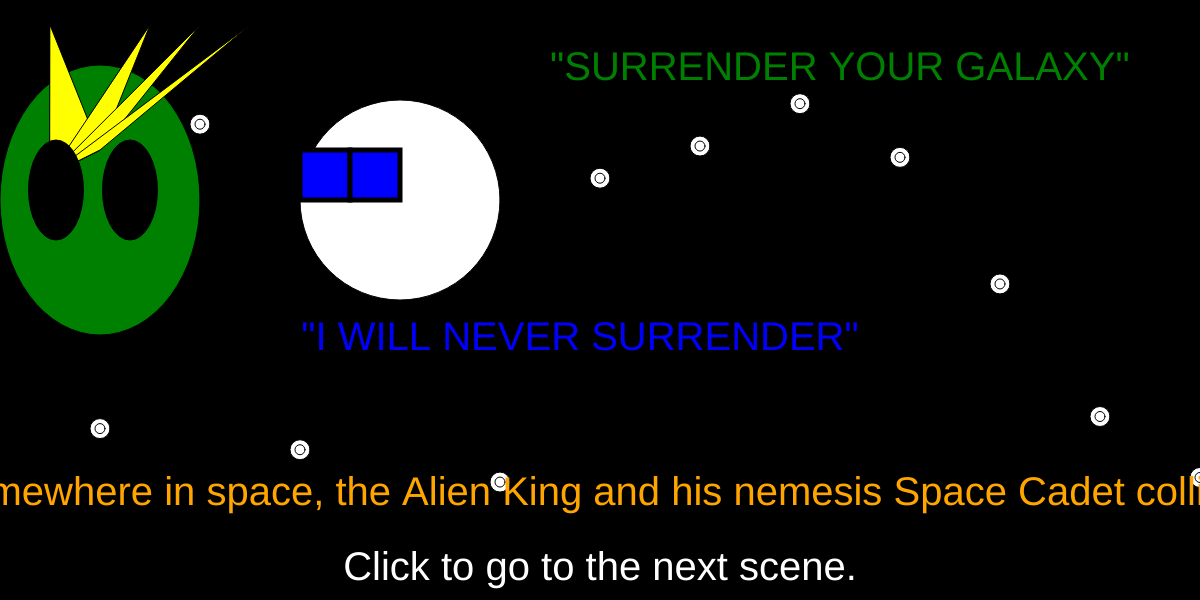
Frame 1 (no input)
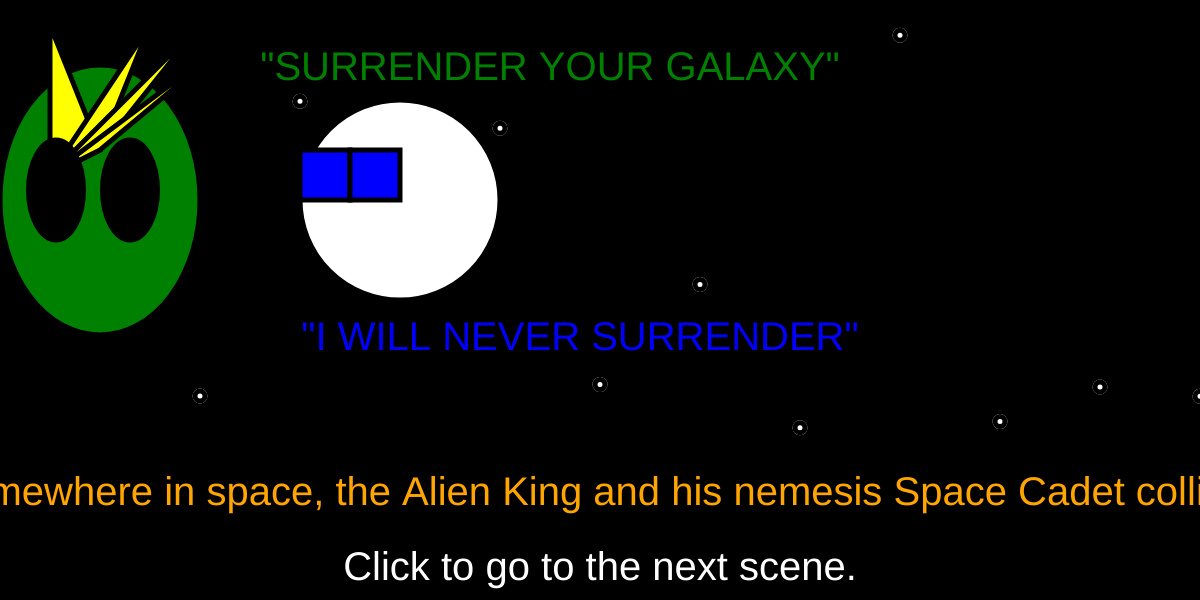
Frame 60 (no input)
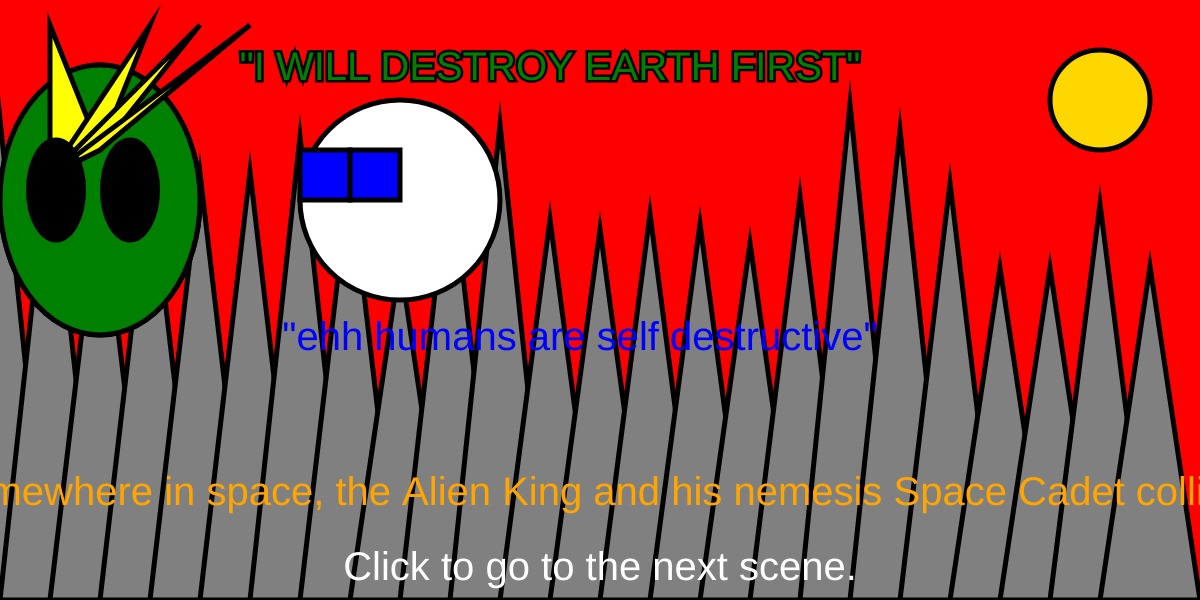
Frame 120 (the mouse pressed at the canvas centre since frame 60)

The p5.js sketch that drew these frames (run headless with seeded random() and noise() and a simulated clock; from frame 60 on, the mouse is pressed at the canvas centre):

// p5.js sketch
// ── sketch.js
var story1 = "Somewhere in space, the Alien King and his nemesis Space Cadet collide!";


// three scenes, space, asteroidbelt, titan

var scene = "space";


function mousePressed() {
    if (scene == "space") {
        scene = "earthdestroyed";
    } else if (scene == "earthdestroyed") {
        scene = "titan";
    } else if (scene == "titan") {
        scene = "space";
    }
}

function alienking(x, y, faceSize, faceHeight, col, greeting) {

    fill(col);
    ellipse(x, y, faceSize, 270);

    // first character Alien King
    fill(col);
    ellipse(x, y, faceSize, 270);

    //alien crown 
    fill('yellow');
    triangle(
        x - 50, x - 75,
        x, y - 50,
        x - 50, y - 25
    );

    triangle(
        x + 50, x - 75,
        x,  y - 50,
        x - 50, y - 25
    );
    triangle(
        x + 100, x - 75,
        x, y - 50,
        x - 50, y - 25
    );
    triangle(
        x + 150, x - 75,
        x, y - 50,
        x - 50, y - 25
    );
    textSize(40);

    //alien eyes
    fill('black');
    ellipse(56, 190, 55, 100);
    ellipse(130, 190, 55, 100);


    fill(col);

    text(greeting, 550, 80);

}

function spacecadet(x, y, faceSize, col,response) {

    fill(col);
    ellipse(400, 200, faceSize);
    fill('blue');
    stroke('black');
    strokeWeight(5);

    //space cadet visor
    rect(x + 200, y - 50, 50, 50); // left visor box
    rect(x + 250, y - 50, 50, 50); // right visor box

    fill('blue');
    noStroke();
    textAlign(CENTER);
    text(response, 580, 350);



}

function setup() {
    createCanvas(windowWidth, 600);
}


function draw() {
    // set the setting
    if (scene == "space") {
        background('black');
        stroke('black');

        /* space scene */
        fill('white');
        for (let x = 0; x < width; x += 100) {
            let y = random(height);
            ellipse(x + 100, y, 20);
            fill('white');
            ellipse(x + 100, y, 10);
        }
        alienking(100, 200, 200, 270, 'green', '"SURRENDER YOUR GALAXY"');
        spacecadet(100,200,200,'white','"I WILL NEVER SURRENDER"');
    }
    // asteroid belt scene
    if (scene == "earthdestroyed") {
        background("red");



        fill('gray');
        stroke('black');

        for (let x = 0; x < width; x += 50) {
            triangle(
                x, 100 + random(200),
                x + 50, 600,
                x - 50, 600
            );
        }
        fill('gold');
        circle(width - 100, 100, 100);
        alienking(100, 200, 200, 270, 'green', '"I WILL DESTROY EARTH FIRST"');
        spacecadet(100,200,200,'white','"ehh humans are self destructive"');
    }
    //titan scene
    else if (scene == "titan") {
        background("purple");


        stroke('black');

        for (let x = 0; x < width; x += 100) {
            let y = random(height);
            fill('green');
            beginShape();
            curveVertex(x - 100, y + 100);
            curveVertex(x, y);
            curveVertex(x + 100, y);
            curveVertex(x + 100, y + 50);
            curveVertex(x, y);
            curveVertex(x - 100, y);
            endShape();

            ellipse(x + 100, y, 20);
            fill('white');
            ellipse(x + 100, y, 10);
        }
        alienking(100, 200, 200, 270, 'green', '"DESTROY HIM MY MINIONS"')
        spacecadet(100,200,200,'white','"THERE ARE TOO MANY"')
    }




    fill('orange');
    textAlign(CENTER);
    text(story1, width / 2, height - 95);
    textAlign(CENTER);
    fill('white');
    textAlign(CENTER);
    text("Click to go to the next scene.", width / 2, height - 20);

}
